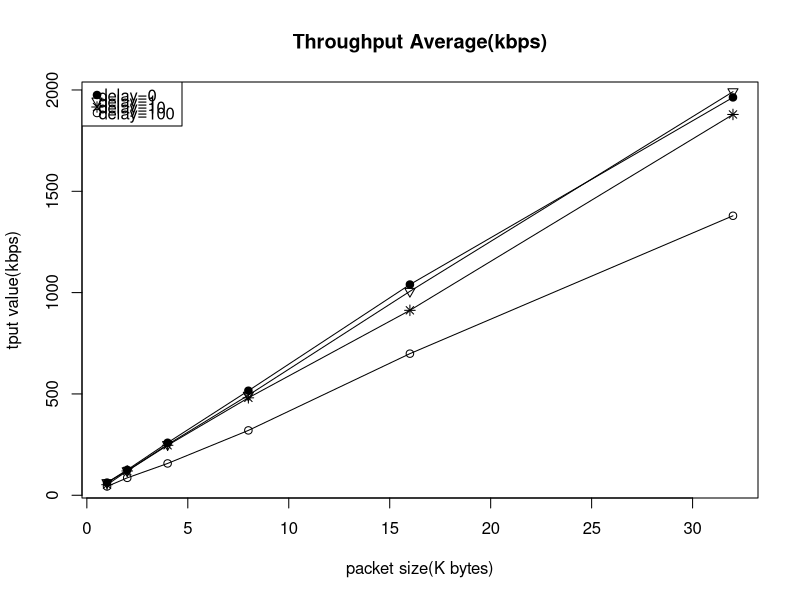

Write the R code that produced this figure.
y1<-c(62.47128731,
      125.3883222,
      259.1950865,
      515.9116164,
      1039.96509,
      1963.321854)
y2<-c(62.73654576,
      121.0912359,
      250.3682662,
      493.8153715,
      1006.38248,
      1991.54363)
y3<-c(52.0465814,
      119.8440544,
      246.6729267,
      480.7844448,
      912.6221273,
      1879.205813)

y4<-c(43.54603204,
      85.88416846,
      156.9709218,
      320.072336,
      698.7917324,
      1379.227287)
x<-c(1,
     2,
     4,
     8,
     16,
     32)




plot(x,y1,main="Throughput Average(kbps)",xlab="packet size(K bytes)",ylab="tput value(kbps)",pch=19)
legend("topleft",pch=c(19,25,8,21),legend=c("delay=0","delay=1","delay=10","delay=100"),x.intersp=0.1,y.intersp = 0.3)
points(x,y2,main="Throughput Average(kbps)",ylim=c(40,2000),pch=25)
points(x,y3,main="Throughput Average(kbps)",ylim=c(40,2000),pch=8)
points(x,y4,main="Throughput Average(kbps)",ylim=c(40,2000),pch=21)

lines(x,y1,main="Throughput Average(kbps)",ylim=c(40,2000))
lines(x,y2,main="Throughput Average(kbps)",ylim=c(40,2000))
lines(x,y3,main="Throughput Average(kbps)",ylim=c(40,2000))
lines(x,y4,main="Throughput Average(kbps)",ylim=c(40,2000))